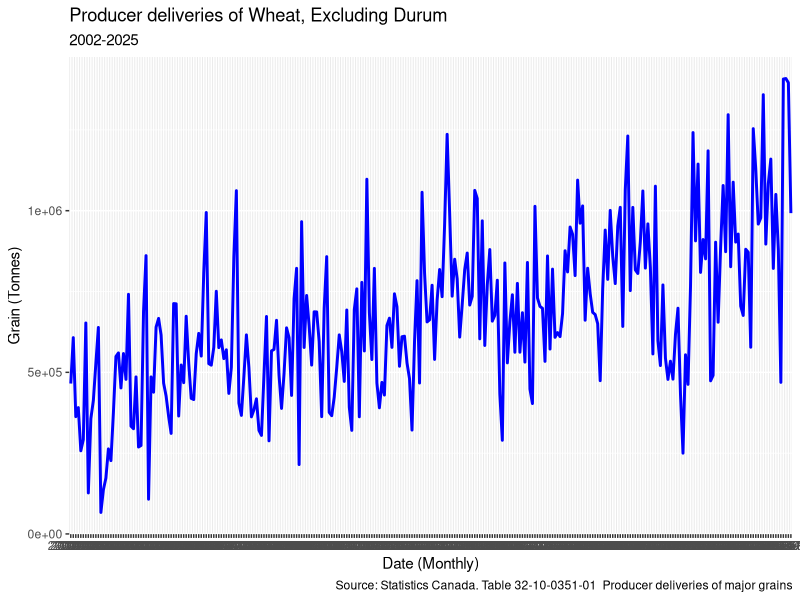
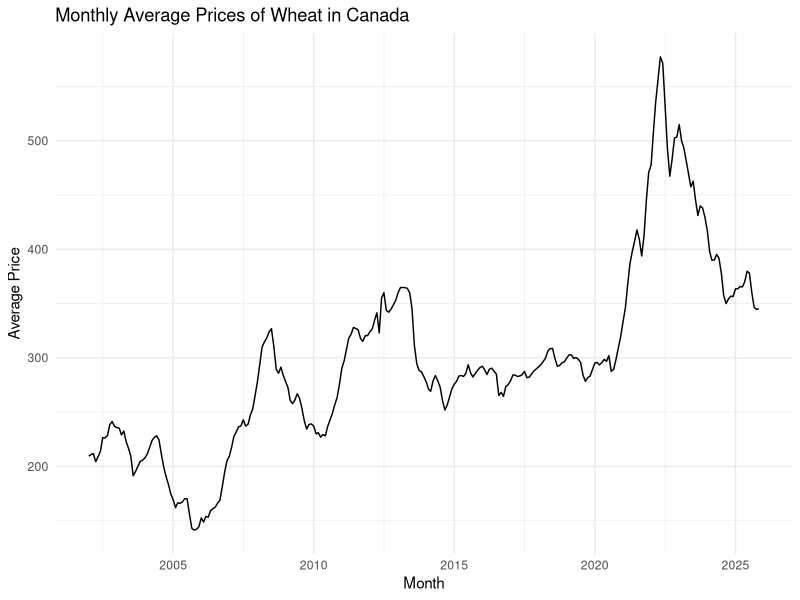

These figures' R source, in order:
## ---- chunk 1
knitr::opts_chunk$set(echo = TRUE)
## ---- chunk 2
summary(cars)

summary(mtcars)

library(dplyr)

## ---- chunk 3
library(readr)
price_data <- read_csv("3210007701_databaseLoadingData.csv")
head(price_data)
## ---- chunk 4
data2 <- read_csv("3210035101_databaseLoadingData.csv")
head(data2)
## ---- chunk 5
library(ggplot2)

#data2 = read.csv("C:/Users/rainy/Documents/School/MAT 3379/Project 1/3210035101_databaseLoadingData.csv")
delivery_data = data.frame(Date = data2$REF_DATE,
                           Value = as.numeric(data2$VALUE))

head(delivery_data)
p2 = ggplot(delivery_data, aes(x=Date, y = Value, group=1))+
             geom_line(color="blue", size=1)+
  labs(
    title = "Producer deliveries of Wheat, Excluding Durum",
    subtitle = "2002-2025",
    x = "Date (Monthly)",
    y = "Grain (Tonnes)",
    caption = "Source: Statistics Canada. Table 32-10-0351-01  Producer deliveries of major grains"
  ) 
print(p2)
## ---- chunk 6

library(dplyr)
library(ggplot2)
library(lubridate)

price_data <- price_data %>%
  mutate(date = as.Date(paste0(REF_DATE, "-01")))

price_data <- price_data %>%
  group_by(date) %>%
  summarize(
    avg_price_canada = mean(VALUE, na.rm = TRUE)
  ) %>%
  ungroup()

ggplot(price_data, aes(x = date, y = avg_price_canada)) +
  geom_line() +
  labs(
    title = "Monthly Average Prices of Wheat in Canada",
    x = "Month",
    y = "Average Price"
  ) +
  theme_minimal()

